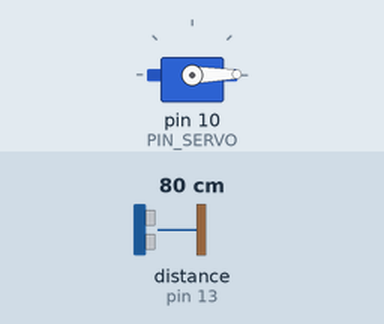
Bench run of a sketch on a simulated Arduino Uno, built with avr-gcc and run on an emulated ATmega328P. On the bench: servo. Wiring (inferred from the names in the program): ultrasonic range finder: trigger pin 12; echo pin 13. The inputs (shaded band) are chosen by the test bench; at power-on: distance to the obstacle (sensor on pin 13) 80 cm. The echo pulse lasts 58.3 µs per cm; what the sketch prints to the serial monitor is not drawn.

Above: at 3.8 s.
Timing chart, 0 to 38.4 s (numbered marks = the images above):
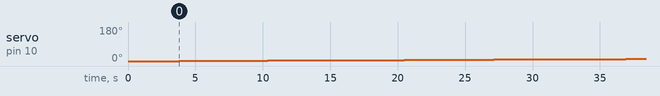

The sketch:

13_challenge_2.ino
```cpp
#include <Servo.h>

#define PIN_TRIG 12
#define PIN_ECHO 13
#define PIN_SERVO 10

#define SND_VEL 346.0
#define PULSE_DURATION 10
#define TIMEOUT 10000UL
#define SCALE (0.001 * 0.5 * SND_VEL)

// Calibrate these endpoints for the actual servo.
#define _DUTY_MIN 500
#define _DUTY_MAX 2400
#define _DUTY_NEU ((_DUTY_MIN + _DUTY_MAX) / 2)

// Experiment 1: 3.0 degrees/s, 180 degrees in 60 seconds.
// Experiment 2: 0.3 degrees/s, 90 degrees in 300 seconds.
#define _SERVO_SPEED 0.3
#define INTERVAL 20UL
#define _INTERVAL_DIST 100UL
#define _INTERVAL_SERIAL 100UL

Servo myservo;
unsigned long move_start_time;
unsigned long last_sampling_time;
unsigned long last_dist_time;
unsigned long last_serial_time;
unsigned long moving_time;
float target_angle;
float angle_curr = 0.0;
float dist_raw = 0.0;
int duty_curr = _DUTY_MIN;
bool finished = false;

float USS_measure(int TRIG, int ECHO);

void setup() {
  pinMode(PIN_TRIG, OUTPUT);
  pinMode(PIN_ECHO, INPUT);
  digitalWrite(PIN_TRIG, LOW);
  Serial.begin(115200);

  // Explicit limits allow the configured 500 us endpoint.
  myservo.attach(PIN_SERVO, _DUTY_MIN, _DUTY_MAX);
  myservo.writeMicroseconds(_DUTY_MIN);
  delay(2000); // Allow the servo to reach the starting position.

  if (_SERVO_SPEED == 3.0) {
    target_angle = 180.0;
    moving_time = 60000UL;
  } else if (_SERVO_SPEED == 0.3) {
    target_angle = 90.0;
    moving_time = 300000UL;
  } else {
    Serial.println("Set _SERVO_SPEED to 3.0 or 0.3.");
    while (1) { }
  }

  Serial.print("Speed_deg_s:"); Serial.println(_SERVO_SPEED, 1);
  Serial.print("Target_deg:"); Serial.println(target_angle, 1);
  Serial.println("START");
  Serial.flush();
  move_start_time = millis();
  last_sampling_time = move_start_time;
  last_dist_time = move_start_time;
  last_serial_time = move_start_time;
}

void loop() {
  unsigned long now = millis();

  if (now - last_sampling_time >= INTERVAL) {
    last_sampling_time = now;
    unsigned long elapsed = now - move_start_time;

    // Calculate from elapsed time; do not truncate each small increment.
    if (elapsed >= moving_time) {
      angle_curr = target_angle;
      finished = true;
    } else {
      angle_curr = _SERVO_SPEED * (elapsed / 1000.0);
      if (angle_curr > target_angle) angle_curr = target_angle;
    }

    float duty_float = _DUTY_MIN
        + (_DUTY_MAX - _DUTY_MIN) * (angle_curr / 180.0);
    duty_curr = (int)(duty_float + 0.5); // Round only at output.
    myservo.writeMicroseconds(duty_curr);
  }

  // Sensor and serial tasks run less often than servo updates.
  now = millis();
  if (now - last_dist_time >= _INTERVAL_DIST) {
    last_dist_time = now;
    dist_raw = USS_measure(PIN_TRIG, PIN_ECHO);
  }

  now = millis();
  if (now - last_serial_time >= _INTERVAL_SERIAL) {
    last_serial_time = now;
    Serial.print("time_s:"); Serial.print((now - move_start_time) / 1000.0, 2);
    Serial.print(",angle_cmd:"); Serial.print(angle_curr, 2);
    Serial.print(",duty_curr:"); Serial.print(duty_curr);
    Serial.print(",dist_raw:"); Serial.print(dist_raw, 1);
    Serial.print(",done:"); Serial.println(finished ? 1 : 0);
  }
  // Hold the endpoint after completion. Reset to repeat the experiment.
}

float USS_measure(int TRIG, int ECHO) {
  digitalWrite(TRIG, HIGH);
  delayMicroseconds(PULSE_DURATION);
  digitalWrite(TRIG, LOW);
  return pulseIn(ECHO, HIGH, TIMEOUT) * SCALE;
}
```

Measured:
- by itself, servo on pin 10 (PIN_SERVO): moves from 0° to 11° over 33.2 s
